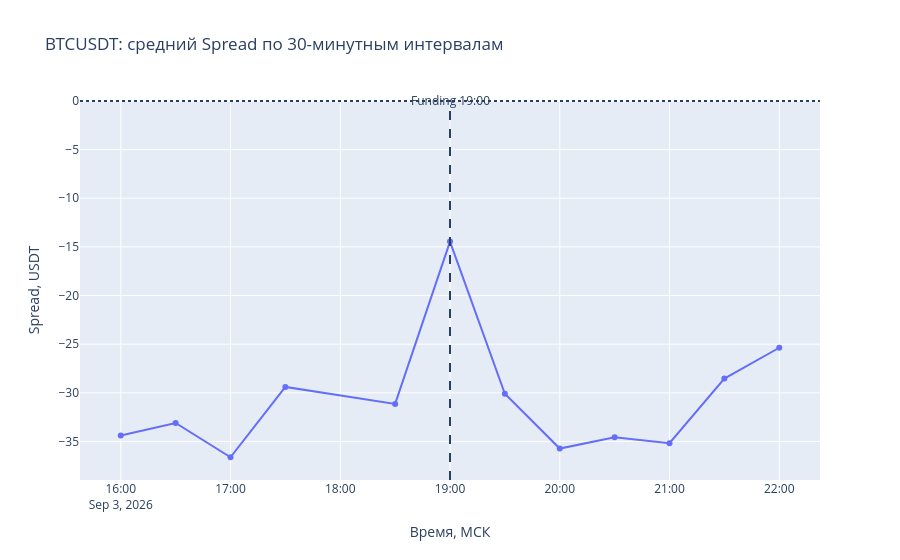

The code cell stored with this chart in its notebook:
### Markdown cell above
### Наблюдение

30-минутная агрегация позволяет лучше увидеть изменение spread вокруг Funding в 19:00 МСК, исключив большую часть краткосрочного минутного шума.

Отрицательные значения spread означают, что цена Perpetual находится ниже цены Spot. Движение spread в сторону нуля соответствует сближению цен, а увеличение отрицательного значения по модулю — расширению расхождения.

Для оценки реакции на Funding необходимо сравнить среднее значение spread непосредственно перед 19:00 и в первых 30-минутных интервалах после выплаты.

**Примечание:** в рассматриваемом периоде присутствует разрыв в исходных данных из-за временного прекращения интернет-соединения. На графике соседние наблюдения визуально соединены линией, однако отсутствующий интервал не используется в количественных расчётах.

### Code cell
btc_spread_30 = (
    btc_spread_19["spread_usd"]
    .resample("30min")
    .mean()
)

fig = go.Figure()

fig.add_trace(go.Scatter(
    x=btc_spread_30.index,
    y=btc_spread_30.values,
    mode="lines+markers",
    name="30-min average spread",
    connectgaps=True
))
fig.add_shape(
    type="line",
    x0="2026-09-03 19:00:00",
    x1="2026-09-03 19:00:00",
    y0=0,
    y1=1,
    xref="x",
    yref="paper",
    line=dict(dash="dash")
)

fig.add_annotation(
    x="2026-09-03 19:00:00",
    y=1,
    xref="x",
    yref="paper",
    text="Funding 19:00",
    showarrow=False,
    yshift=10
)

fig.add_hline(
    y=0,
    line_dash="dot"
)

fig.update_layout(
    title="BTCUSDT: средний Spread по 30-минутным интервалам",
    xaxis_title="Время, МСК",
    yaxis_title="Spread, USDT",
    hovermode="x unified"
)

fig.show()

fig.write_html("btc_spread_30min_funding_19.html")

### Figure 1 — Plotly figure (JSON) as saved in the notebook; plotly's stock layout.template omitted (floating-point values rounded to 4 significant figures)
{"data": [{"connectgaps": true, "mode": "lines+markers", "name": "30-min average spread", "type": "scatter", "x": ["2026-09-03T16:00:00+03:00", "2026-09-03T16:30:00+03:00", "2026-09-03T17:00:00+03:00", "2026-09-03T17:30:00+03:00", "2026-09-03T18:00:00+03:00", "2026-09-03T18:30:00+03:00", "2026-09-03T19:00:00+03:00", "2026-09-03T19:30:00+03:00", "2026-09-03T20:00:00+03:00", "2026-09-03T20:30:00+03:00", "2026-09-03T21:00:00+03:00", "2026-09-03T21:30:00+03:00", "2026-09-03T22:00:00+03:00"], "y": [-34.38, -33.1, -36.62, -29.39, NaN, -31.14, -14.46, -30.1, -35.73, -34.57, -35.17, -28.53, -25.36]}], "layout": {"annotations": [{"showarrow": false, "text": "Funding 19:00", "x": "2026-09-03 19:00:00", "xref": "x", "y": 1, "yref": "paper", "yshift": 10}], "hovermode": "x unified", "shapes": [{"line": {"dash": "dash"}, "type": "line", "x0": "2026-09-03 19:00:00", "x1": "2026-09-03 19:00:00", "xref": "x", "y0": 0, "y1": 1, "yref": "paper"}, {"line": {"dash": "dot"}, "type": "line", "x0": 0, "x1": 1, "xref": "x domain", "y0": 0, "y1": 0, "yref": "y"}], "title": {"text": "BTCUSDT: средний Spread по 30-минутным интервалам"}, "xaxis": {"title": {"text": "Время, МСК"}}, "yaxis": {"title": {"text": "Spread, USDT"}}}}
